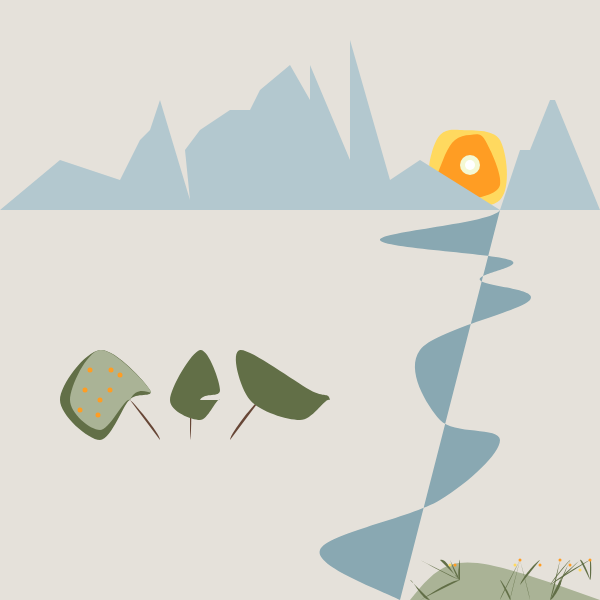
Frame 1 (no input)
Frame 60 (no input): identical to frame 1, image omitted
Frame 120 (the mouse pressed at the canvas centre since frame 60): identical to frame 1, image omitted

The p5.js sketch that drew this single still picture (run headless with seeded random() and noise() and a simulated clock; from frame 60 on, the mouse is pressed at the canvas centre):

// p5.js sketch
// ── sketch.js
function setup() {
  createCanvas(600, 600);
}

function draw() {
  background(229, 225, 218);
//sun
  noStroke()
  fill(255, 217, 95)
  beginShape()
  curveVertex(430, 210)
  curveVertex(430, 180)
  curveVertex(430, 160)
  curveVertex(440, 135)
  curveVertex(460, 130)
  curveVertex(500, 140)
  curveVertex(500, 200)
  endShape(CLOSE)
  
  fill(255, 157, 35)
  beginShape()
  curveVertex(435, 180)
  curveVertex(445, 155)
  curveVertex(455, 140)
  curveVertex(470, 135)
  curveVertex(485, 140)
  curveVertex(500, 185)
  curveVertex(470, 200)
  curveVertex(455, 200)

  endShape(CLOSE)

  fill(244, 248, 211)
  circle(470, 165, 20)

  fill(255)
  circle(470, 165, 10)

  //mountain
  fill(179, 200, 207)
  noStroke()
  beginShape()
  vertex(0, 210)
  vertex(60, 160)
  vertex(120, 180)
  vertex(130, 160)
  vertex(140, 140)
  vertex(150, 130)
  vertex(160, 100)
  vertex(190, 200)
  vertex(185, 150)
  vertex(200, 130)
  vertex(230, 110)
  vertex(250, 110)
  vertex(260, 90)
  vertex(290, 65)
  vertex(310, 100)
  vertex(310, 65)
  vertex(350, 160)
  vertex(350, 40)
  vertex(390, 180)
  vertex(420, 160)
  vertex(500, 210)
  vertex(520, 150)
  vertex(530, 150)
  vertex(550, 100)
  vertex(555, 100)
  vertex(555, 100)
  vertex(600, 210)
  endShape(CLOSE)


  //river
  fill(137, 168, 178)
  beginShape()
  curveVertex(420, 160)
  curveVertex(500, 210)
  curveVertex(380, 240)
  curveVertex(510, 260)
  curveVertex(480, 280)
  curveVertex(530, 300)
  curveVertex(420, 350)
  curveVertex(440, 420)
  curveVertex(500, 440)
  curveVertex(440, 500)
  curveVertex(320, 550)
  curveVertex(400, 600)
  curveVertex(410, 600)
  endShape()


  //tree 1
  fill(103, 70, 54)
  beginShape()
  curveVertex(130,440)
  curveVertex(160,440)
  curveVertex(130,400)
  curveVertex(150,440)
  endShape()

  fill(98, 111, 71)
  beginShape()
  curveVertex(120,440)
  curveVertex(130,400)
  curveVertex(150,390)
  curveVertex(100,350) 
  curveVertex(60,400)
  curveVertex(100,440)  
  curveVertex(130,400)
  curveVertex(130,440)
  endShape()

  fill(170, 179, 150)
  beginShape()
  curveVertex(100,500)
  curveVertex(130,400)
  curveVertex(150,390)
  curveVertex(100,350) 
  curveVertex(70,400)
  curveVertex(100,430)  
  curveVertex(130,400)
  curveVertex(130,450)
  endShape()

  //oranges
  fill(255, 157, 35)
  circle(100, 400, 5)
  circle(90, 370, 5)
  circle(110, 390, 5)
  circle(85, 390, 5)
  circle(111, 370, 5)
  circle(98, 415, 5)
  circle(120, 375, 5)
  circle(80, 410, 5)

  //tree2
  fill(103, 70, 54)
  beginShape()
  curveVertex(260,440)
  curveVertex(230,440)
  curveVertex(260,400)
  curveVertex(250,440)
  endShape()

  fill(98, 111, 71)
  beginShape()
  curveVertex(320,440)
  curveVertex(330,400)
  curveVertex(310,390)
  curveVertex(240,350) 
  curveVertex(250,400)
  curveVertex(300,420)  
  curveVertex(330,400)
  curveVertex(330,440)
  endShape()

  //tree3
  fill(103, 70, 54)
  beginShape()
  curveVertex(180,440)
  curveVertex(190,440)
  curveVertex(190,400)
  curveVertex(180,440)
  endShape()

  fill(98, 111, 71)
  beginShape()
  curveVertex(190,440)
  curveVertex(200,400)
  curveVertex(220,390)
  curveVertex(200,350) 
  curveVertex(170,400)
  curveVertex(200,420)  
  curveVertex(220,400)
  curveVertex(220,440)
  endShape()

  //bushes
  fill(170, 179, 150)
  bezier(410, 600,  450, 550,  460, 550,  600, 600); 

  
  //grasses
  fill(98, 111, 71)
  beginShape()
  curveVertex(510,600)
  curveVertex(520,560)
  curveVertex(510,600)
  curveVertex(520,580)
  endShape()

  beginShape()
  curveVertex(500,600)
  curveVertex(520,560)
  curveVertex(500,600)
  curveVertex(520,580)
  endShape()

  beginShape()
  curveVertex(530,600)
  curveVertex(520,560)
  curveVertex(530,600)
  curveVertex(520,580)
  endShape()

  beginShape()
  curveVertex(550,600)
  curveVertex(560,560)
  curveVertex(550,600)
  curveVertex(540,580)
  endShape()

  beginShape()
  curveVertex(520,600)
  curveVertex(560,580)
  curveVertex(550,600)
  curveVertex(540,580)
  endShape()

  beginShape()
  curveVertex(580,600)
  curveVertex(590,560)
  curveVertex(590,580)
  curveVertex(580,560)
  endShape()

  beginShape()
  curveVertex(530,600)
  curveVertex(520,585)
  curveVertex(540,560)
  curveVertex(550,570)
  endShape()

  beginShape()
  curveVertex(570,600)
  curveVertex(560,585)
  curveVertex(570,560)
  curveVertex(550,590)
  endShape()

  beginShape()
  curveVertex(550,600)
  curveVertex(550,585)
  curveVertex(570,560)
  curveVertex(550,590)
  endShape()

  beginShape()
  curveVertex(550,600)
  curveVertex(550,585)
  curveVertex(590,560)
  curveVertex(550,590)
  endShape()

  beginShape()
  curveVertex(580,560)
  curveVertex(580,560)
  curveVertex(560,580)
  curveVertex(580,580)
  endShape()

  beginShape()
  curveVertex(580,600)
  curveVertex(580,560)
  curveVertex(590,580)
  curveVertex(580,580)
  endShape()

  beginShape()
  curveVertex(420,600)
  curveVertex(440,560)
  curveVertex(460,580)
  curveVertex(480,580)
  endShape()

  beginShape()
  curveVertex(460,560)
  curveVertex(460,560)
  curveVertex(460,580)
  curveVertex(480,580)
  endShape()

  beginShape()
  curveVertex(420,560)
  curveVertex(420,560)
  curveVertex(460,580)
  curveVertex(480,580)
  endShape()

  beginShape()
  curveVertex(450,560)
  curveVertex(450,560)
  curveVertex(460,580)
  curveVertex(480,580)
  endShape()

  beginShape()
  curveVertex(420,600)
  curveVertex(420,600)
  curveVertex(460,580)
  curveVertex(480,600)
  endShape()

  beginShape()
  curveVertex(460,600)
  curveVertex(460,560)
  curveVertex(460,580)
  curveVertex(480,580)
  endShape()

  beginShape()
  curveVertex(410,600)
  curveVertex(410,580)
  curveVertex(430,600)
  curveVertex(460,580)
  endShape()

  beginShape()
  curveVertex(500,600)
  curveVertex(500,580)
  curveVertex(510,600)
  curveVertex(480,580)
  endShape()

  //flowers
  fill(255, 157, 35)
  circle(570, 565, 3)
  circle(560, 560, 3)
  circle(540, 565, 3)
  circle(520, 560, 3)
  circle(455, 565, 3)
  circle(590, 560, 3)

  fill(255, 217, 95)
  circle(450, 565, 3)
  circle(515, 565, 3)
  circle(580, 570, 3)

}
